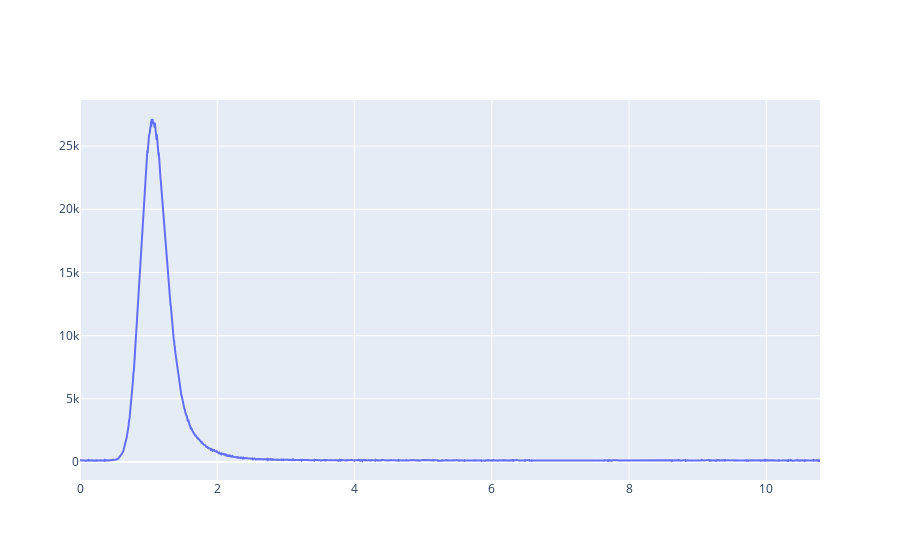

The notebook cell saved with this chart:
### Code cell
from plotly.offline import iplot, init_notebook_mode
init_notebook_mode(connected = True)

def go_layout():
    lay = go.Layout(title="Sine wave")
    return

def go_plot(xdata, ydata):
    data = go.Scatter(x=xdata, y=ydata)
    return {'data': [data]}

pl = go_plot(data.x, data.y)
iplot(pl)

### Figure 1 — Plotly figure (JSON) as saved in the notebook; plotly's stock layout.template omitted (floating-point values rounded to 4 significant figures; data arrays with more than 128 entries replaced by an {"elided": "..."} marker saying what was removed)
{"data": [{"type": "scatter", "x": {"elided": "2649 float values"}, "y": {"elided": "2649 float values"}}], "layout": {}}
